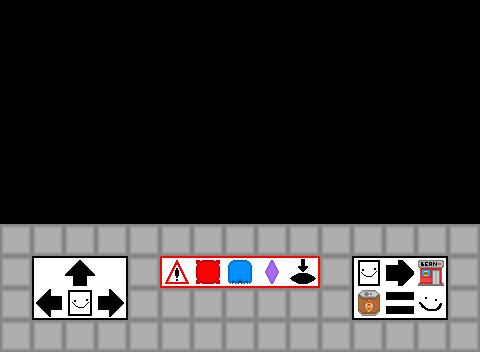

Rendered tile map (Tiled .tmx) drawn with the repository's tilesets; below, a short description and the full map source, tile grids included:
An orthogonal 15x11 tile map with 32x32 px tiles, 1 tile layer (Ground) and 6 objects (flag, man).

<map version="1.10" tiledversion="1.10.2" orientation="orthogonal" renderorder="right-down" width="15" height="11" tilewidth="32" tileheight="32" infinite="0" nextlayerid="4" nextobjectid="16">
 <editorsettings>
  <export target="../level_0.lua" format="lua" />
 </editorsettings>
 <tileset firstgid="1" name="tileset" tilewidth="32" tileheight="32" tilecount="28" columns="7">
  <image source="../../sprites/ground/tileset.png" width="224" height="128" />
 </tileset>
 <layer id="1" name="Ground" width="15" height="11">
  <data encoding="csv">
0,0,0,0,0,0,0,0,0,0,0,0,0,0,0,
0,0,0,0,0,0,0,0,0,0,0,0,0,0,0,
0,0,0,0,0,0,0,0,0,0,0,0,0,0,0,
0,0,0,0,0,0,0,0,0,0,0,0,0,0,0,
0,0,0,0,0,0,0,0,0,0,0,0,0,0,0,
0,0,0,0,0,0,0,0,0,0,0,0,0,0,0,
0,0,0,0,0,0,0,0,0,0,0,0,0,0,0,
1,1,1,1,1,1,1,1,1,1,1,1,1,1,1,
1,2,3,4,1,16,17,18,19,20,1,5,6,7,1,
1,9,10,11,1,1,1,1,1,1,1,12,13,14,1,
1,1,1,1,1,1,1,1,1,1,1,1,1,1,1
</data>
 </layer>
 <objectgroup id="2" name="Solid" visible="0">
  <object id="2" x="0" y="224" width="480" height="128" />
  <object id="13" x="-32" y="-32" width="32" height="256" />
  <object id="14" x="0" y="-32" width="480" height="32" />
  <object id="15" x="480" y="-32" width="32" height="256" />
 </objectgroup>
 <objectgroup id="3" name="Objects" visible="0">
  <object id="3" type="flag" x="384" y="192" width="32" height="32" />
  <object id="4" type="man" x="64" y="192" width="32" height="32" />
 </objectgroup>
</map>
